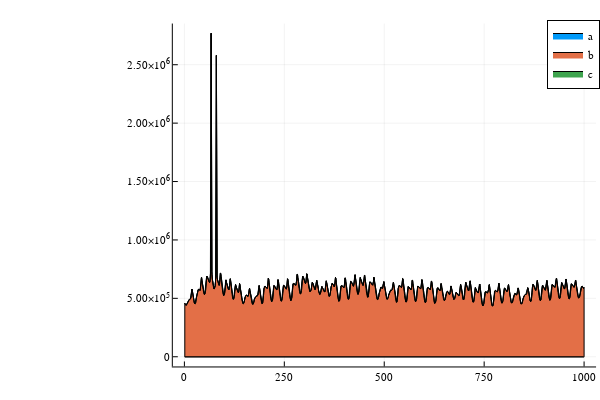

The code cell stored with this chart in its notebook:
### Code cell
using Plots

@userplot StackedArea

# a simple "recipe" for Plots.jl to get stacked area plots
# usage: stackedarea(xvector, datamatrix, plotsoptions)
@recipe function f(pc::StackedArea)
    x, y = pc.args
    n = length(x)
    y = cumsum(y, dims=2)
    seriestype := :shape

    # create a filled polygon for each item
    for c=1:size(y,2)
        sx = vcat(x, reverse(x))
        sy = vcat(y[:,c], c==1 ? zeros(n) : reverse(y[:,c-1]))
        @series (sx, sy)
    end
end

a = X_gen_matrix[:,1]
b = X_gen_matrix[:,2]
c = X_gen_matrix[:,3]
sNames = ["a","b","c"]
x = nb_hours_ls

plotly()
stackedarea(x, [a b c], labels=reshape(sNames, (1,3)))
#genplot(x, X_D[:])

### Figure 1 — Plotly figure (JSON) as saved in the notebook; plotly's stock layout.template omitted (floating-point values rounded to 4 significant figures; data arrays with more than 128 entries replaced by an {"elided": "..."} marker saying what was removed)
{"data": [{"fill": "tozeroy", "fillcolor": "rgba(0, 154, 250, 1.000)", "legendgroup": "a", "line": {"color": "rgba(0, 0, 0, 1.000)", "dash": "solid", "width": 1}, "mode": "lines", "name": "a", "showlegend": true, "type": "scatter", "x": {"elided": "2001 int values"}, "xaxis": "x1", "y": {"elided": "2001 int values"}, "yaxis": "y1"}, {"fill": "tozeroy", "fillcolor": "rgba(227, 111, 71, 1.000)", "legendgroup": "b", "line": {"color": "rgba(0, 0, 0, 1.000)", "dash": "solid", "width": 1}, "mode": "lines", "name": "b", "showlegend": true, "type": "scatter", "x": {"elided": "2001 int values"}, "xaxis": "x1", "y": {"elided": "2001 float values"}, "yaxis": "y1"}, {"fill": "tozeroy", "fillcolor": "rgba(62, 164, 78, 1.000)", "legendgroup": "c", "line": {"color": "rgba(0, 0, 0, 1.000)", "dash": "solid", "width": 1}, "mode": "lines", "name": "c", "showlegend": true, "type": "scatter", "x": {"elided": "2001 int values"}, "xaxis": "x1", "y": {"elided": "2001 float values"}, "yaxis": "y1"}], "layout": {"annotations": [], "height": 400, "legend": {"bgcolor": "rgba(255, 255, 255, 1.000)", "bordercolor": "rgba(0, 0, 0, 1.000)", "borderwidth": 1, "font": {"color": "rgba(0, 0, 0, 1.000)", "family": "sans-serif", "size": 11}, "title": {"font": {"color": "rgba(0, 0, 0, 1.000)", "family": "sans-serif", "size": 15}, "text": ""}, "tracegroupgap": 0, "traceorder": "normal", "x": 1, "xanchor": "auto", "y": 1, "yanchor": "auto"}, "margin": {"b": 20, "l": 0, "r": 0, "t": 20}, "paper_bgcolor": "rgba(255, 255, 255, 1.000)", "plot_bgcolor": "rgba(255, 255, 255, 1.000)", "showlegend": true, "width": 600, "xaxis": {"anchor": "y", "domain": [0.288, 0.9934], "gridcolor": "rgba(0, 0, 0, 0.100)", "gridwidth": 0.5, "linecolor": "rgba(0, 0, 0, 1.000)", "mirror": false, "range": [-28.97, 1030.0], "showgrid": true, "showline": true, "showticklabels": true, "tickangle": 0, "tickcolor": "rgb(0, 0, 0)", "tickfont": {"color": "rgba(0, 0, 0, 1.000)", "family": "sans-serif", "size": 11}, "tickmode": "array", "ticks": "inside", "ticktext": ["0", "250", "500", "750", "1000"], "tickvals": [0, 250, 500, 750, 1000], "title": "", "titlefont": {"color": "rgba(0, 0, 0, 1.000)", "family": "sans-serif", "size": 15}, "type": "-", "visible": true, "zeroline": false, "zerolinecolor": "rgba(0, 0, 0, 1.000)"}, "yaxis": {"anchor": "x", "domain": [0.03762, 0.9902], "gridcolor": "rgba(0, 0, 0, 0.100)", "gridwidth": 0.5, "linecolor": "rgba(0, 0, 0, 1.000)", "mirror": false, "range": [-83090.0, 2853000.0], "showgrid": true, "showline": true, "showticklabels": true, "tickangle": 0, "tickcolor": "rgb(0, 0, 0)", "tickfont": {"color": "rgba(0, 0, 0, 1.000)", "family": "sans-serif", "size": 11}, "tickmode": "array", "ticks": "inside", "ticktext": ["0", "5.00×10<sup>5</sup>", "1.00×10<sup>6</sup>", "1.50×10<sup>6</sup>", "2.00×10<sup>6</sup>", "2.50×10<sup>6</sup>"], "tickvals": [0, 500000, 1000000, 1500000, 2000000, 2500000], "title": "", "titlefont": {"color": "rgba(0, 0, 0, 1.000)", "family": "sans-serif", "size": 15}, "type": "-", "visible": true, "zeroline": false, "zerolinecolor": "rgba(0, 0, 0, 1.000)"}}}
